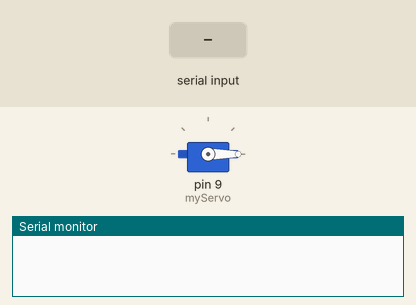
Bench run of a sketch on a simulated Arduino Uno, built with avr-gcc and run on an emulated ATmega328P. Shown: servo, the last lines printed to the serial monitor. The test bench sets the inputs (shaded band).

Above: at 1.2 s.
1.3 s: "servo90\n" received over Serial
At 2.7 s:
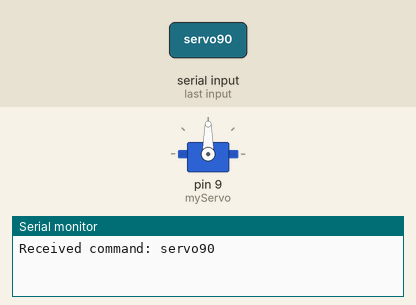
4.3 s: "90,45\n" received over Serial
6.7 s: "5\n" received over Serial
Timing chart, 0 to 9.7 s (numbered marks = the images above; inputs shaded):
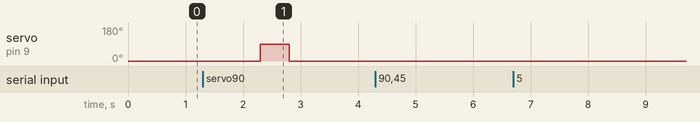

Measured:
- after the input at 1.3 s, servo on pin 9 (myServo): 0° → 90° after 1.0 s, → 0° 0.50 s later

The sketch:

ARDUINO.ino
```cpp
/*
Servo: D9
*/

#include <Servo.h>

Servo myServo;

void setup() {
  Serial.begin(115200);  // UART Start
  myServo.attach(9);
  myServo.write(0);
}

void loop() {
  if (Serial.available()) {
    String command = "";
    while (Serial.available()) {
      command = Serial.readString();
    }
    Serial.println("Received command: " + command);

    if (command.startsWith("servo")) {
      // Lấy giá trị góc từ lệnh, ví dụ: "servo90"
      int angle = command.substring(5).toInt();

      // Giới hạn giá trị góc trong khoảng 0 đến 180 độ
      angle = constrain(angle, 0, 180);

      // Di chuyển servo đến góc tương ứng
      myServo.write(angle);
      delay(500);
      myServo.write(0);
      delay(500);

      Serial.println("Moved servo to angle: " + String(angle));
    }
  }
}
```
